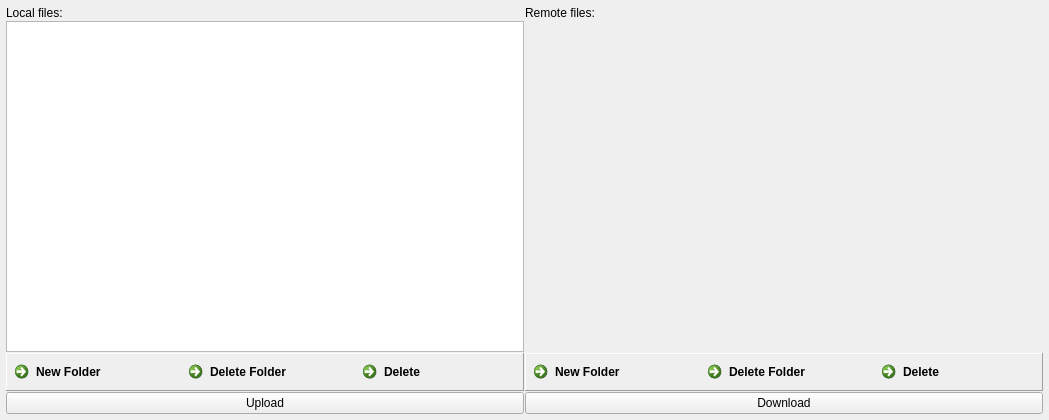
<?xml version="1.0" encoding="UTF-8"?>
<ui version="4.0">
 <comment>
********************************************************************************
**
** Copyright (c) 2017 The University of Notre Dame
** Copyright (c) 2017 The Regents of the University of California
**
** Redistribution and use in source and binary forms, with or without modification,
** are permitted provided that the following conditions are met:
**
** 1. Redistributions of source code must retain the above copyright notice, this 
** list of conditions and the following disclaimer.
**
** 2. Redistributions in binary form must reproduce the above copyright notice, this
** list of conditions and the following disclaimer in the documentation and/or other
** materials provided with the distribution.
**
** 3. Neither the name of the copyright holder nor the names of its contributors may
** be used to endorse or promote products derived from this software without specific
** prior written permission.
**
** THIS SOFTWARE IS PROVIDED BY THE COPYRIGHT HOLDERS AND CONTRIBUTORS &quot;AS IS&quot; AND ANY
** EXPRESS OR IMPLIED WARRANTIES, INCLUDING, BUT NOT LIMITED TO, THE IMPLIED WARRANTIES
** OF MERCHANTABILITY AND FITNESS FOR A PARTICULAR PURPOSE ARE DISCLAIMED. IN NO EVENT
** SHALL THE COPYRIGHT HOLDER OR CONTRIBUTORS BE LIABLE FOR ANY DIRECT, INDIRECT,
** INCIDENTAL, SPECIAL, EXEMPLARY, OR CONSEQUENTIAL DAMAGES (INCLUDING, BUT NOT LIMITED
** TO, PROCUREMENT OF SUBSTITUTE GOODS OR SERVICES; LOSS OF USE, DATA, OR PROFITS; OR
** BUSINESS INTERRUPTION) HOWEVER CAUSED AND ON ANY THEORY OF LIABILITY, WHETHER IN
** CONTRACT, STRICT LIABILITY, OR TORT (INCLUDING NEGLIGENCE OR OTHERWISE) ARISING
** IN ANY WAY OUT OF THE USE OF THIS SOFTWARE, EVEN IF ADVISED OF THE POSSIBILITY OF
** SUCH DAMAGE.
**
**********************************************************************************

// Contributors:
 </comment>
 <class>CWE_file_manager2</class>
 <widget class="QWidget" name="CWE_file_manager2">
  <property name="geometry">
   <rect>
    <x>0</x>
    <y>0</y>
    <width>630</width>
    <height>420</height>
   </rect>
  </property>
  <property name="windowTitle">
   <string>Form</string>
  </property>
  <layout class="QGridLayout" name="gridLayout">
   <property name="leftMargin">
    <number>6</number>
   </property>
   <property name="topMargin">
    <number>6</number>
   </property>
   <property name="rightMargin">
    <number>6</number>
   </property>
   <property name="bottomMargin">
    <number>6</number>
   </property>
   <property name="spacing">
    <number>1</number>
   </property>
   <item row="1" column="1">
    <widget class="RemoteFileTree" name="remoteTreeView" native="true">
     <property name="sizePolicy">
      <sizepolicy hsizetype="Expanding" vsizetype="Expanding">
       <horstretch>0</horstretch>
       <verstretch>3</verstretch>
      </sizepolicy>
     </property>
     <property name="contextMenuPolicy">
      <enum>Qt::CustomContextMenu</enum>
     </property>
    </widget>
   </item>
   <item row="0" column="0">
    <widget class="QLabel" name="label_3">
     <property name="sizePolicy">
      <sizepolicy hsizetype="Preferred" vsizetype="Fixed">
       <horstretch>0</horstretch>
       <verstretch>0</verstretch>
      </sizepolicy>
     </property>
     <property name="text">
      <string>Local files:</string>
     </property>
     <property name="alignment">
      <set>Qt::AlignLeading|Qt::AlignLeft|Qt::AlignVCenter</set>
     </property>
    </widget>
   </item>
   <item row="0" column="1">
    <widget class="QLabel" name="label_4">
     <property name="sizePolicy">
      <sizepolicy hsizetype="Preferred" vsizetype="Fixed">
       <horstretch>0</horstretch>
       <verstretch>0</verstretch>
      </sizepolicy>
     </property>
     <property name="text">
      <string>Remote files:</string>
     </property>
     <property name="alignment">
      <set>Qt::AlignLeading|Qt::AlignLeft|Qt::AlignVCenter</set>
     </property>
    </widget>
   </item>
   <item row="1" column="0">
    <widget class="QTreeView" name="localTreeView">
     <property name="sizePolicy">
      <sizepolicy hsizetype="Expanding" vsizetype="Expanding">
       <horstretch>0</horstretch>
       <verstretch>3</verstretch>
      </sizepolicy>
     </property>
     <property name="editTriggers">
      <set>QAbstractItemView::NoEditTriggers</set>
     </property>
    </widget>
   </item>
   <item row="2" column="0">
    <widget class="QFrame" name="local_panel">
     <property name="frameShape">
      <enum>QFrame::Panel</enum>
     </property>
     <property name="frameShadow">
      <enum>QFrame::Raised</enum>
     </property>
     <layout class="QGridLayout" name="gridLayout_2">
      <property name="leftMargin">
       <number>0</number>
      </property>
      <property name="topMargin">
       <number>0</number>
      </property>
      <property name="rightMargin">
       <number>0</number>
      </property>
      <property name="bottomMargin">
       <number>0</number>
      </property>
      <item row="0" column="0">
       <widget class="QCommandLinkButton" name="localButton_newFolder">
        <property name="text">
         <string>New Folder</string>
        </property>
        <property name="icon">
         <iconset resource="../cwe_resources.qrc">
          <normaloff>:/icons/folder.png</normaloff>:/icons/folder.png</iconset>
        </property>
       </widget>
      </item>
      <item row="0" column="1">
       <widget class="QCommandLinkButton" name="localButton_deleteFolder">
        <property name="text">
         <string>Delete Folder</string>
        </property>
        <property name="icon">
         <iconset resource="../cwe_resources.qrc">
          <normaloff>:/icons/burst.png</normaloff>:/icons/burst.png</iconset>
        </property>
       </widget>
      </item>
      <item row="0" column="2">
       <widget class="QCommandLinkButton" name="localButton_deleteFile">
        <property name="text">
         <string>Delete</string>
        </property>
        <property name="icon">
         <iconset resource="../cwe_resources.qrc">
          <normaloff>:/icons/bomb.png</normaloff>:/icons/bomb.png</iconset>
        </property>
       </widget>
      </item>
     </layout>
    </widget>
   </item>
   <item row="2" column="1">
    <widget class="QFrame" name="remote_panel">
     <property name="frameShape">
      <enum>QFrame::Panel</enum>
     </property>
     <property name="frameShadow">
      <enum>QFrame::Raised</enum>
     </property>
     <layout class="QGridLayout" name="gridLayout_3">
      <property name="leftMargin">
       <number>0</number>
      </property>
      <property name="topMargin">
       <number>0</number>
      </property>
      <property name="rightMargin">
       <number>0</number>
      </property>
      <property name="bottomMargin">
       <number>0</number>
      </property>
      <item row="0" column="4">
       <widget class="QCommandLinkButton" name="remoteButton_deleteFile">
        <property name="text">
         <string>Delete</string>
        </property>
        <property name="icon">
         <iconset resource="../cwe_resources.qrc">
          <normaloff>:/icons/bomb.png</normaloff>:/icons/bomb.png</iconset>
        </property>
       </widget>
      </item>
      <item row="0" column="2">
       <widget class="QCommandLinkButton" name="remoteButton_newFolder">
        <property name="text">
         <string>New Folder</string>
        </property>
        <property name="icon">
         <iconset resource="../cwe_resources.qrc">
          <normaloff>:/icons/folder.png</normaloff>:/icons/folder.png</iconset>
        </property>
       </widget>
      </item>
      <item row="0" column="3">
       <widget class="QCommandLinkButton" name="remoteButton_deleteFolder">
        <property name="text">
         <string>Delete Folder</string>
        </property>
        <property name="icon">
         <iconset resource="../cwe_resources.qrc">
          <normaloff>:/icons/burst.png</normaloff>:/icons/burst.png</iconset>
        </property>
       </widget>
      </item>
     </layout>
    </widget>
   </item>
   <item row="3" column="1">
    <widget class="QPushButton" name="pb_download">
     <property name="sizePolicy">
      <sizepolicy hsizetype="Preferred" vsizetype="Preferred">
       <horstretch>0</horstretch>
       <verstretch>0</verstretch>
      </sizepolicy>
     </property>
     <property name="minimumSize">
      <size>
       <width>100</width>
       <height>0</height>
      </size>
     </property>
     <property name="maximumSize">
      <size>
       <width>16777215</width>
       <height>50</height>
      </size>
     </property>
     <property name="text">
      <string>Download</string>
     </property>
     <property name="icon">
      <iconset resource="../cwe_resources.qrc">
       <normaloff>:/icons/left.png</normaloff>:/icons/left.png</iconset>
     </property>
    </widget>
   </item>
   <item row="3" column="0">
    <widget class="QPushButton" name="pb_upload">
     <property name="sizePolicy">
      <sizepolicy hsizetype="Preferred" vsizetype="Preferred">
       <horstretch>0</horstretch>
       <verstretch>0</verstretch>
      </sizepolicy>
     </property>
     <property name="minimumSize">
      <size>
       <width>100</width>
       <height>0</height>
      </size>
     </property>
     <property name="maximumSize">
      <size>
       <width>16777215</width>
       <height>50</height>
      </size>
     </property>
     <property name="baseSize">
      <size>
       <width>0</width>
       <height>0</height>
      </size>
     </property>
     <property name="text">
      <string>Upload</string>
     </property>
     <property name="icon">
      <iconset resource="../cwe_resources.qrc">
       <normaloff>:/icons/right.png</normaloff>:/icons/right.png</iconset>
     </property>
    </widget>
   </item>
  </layout>
  <action name="actionlocal_new_folder">
   <property name="icon">
    <iconset resource="../cwe_resources.qrc">
     <normaloff>:/icons/folder.png</normaloff>:/icons/folder.png</iconset>
   </property>
   <property name="text">
    <string>local_new_folder</string>
   </property>
   <property name="toolTip">
    <string>create a new folder</string>
   </property>
  </action>
 </widget>
 <customwidgets>
  <customwidget>
   <class>RemoteFileTree</class>
   <extends>QWidget</extends>
   <header>../AgaveExplorer/remoteFileOps/remotefiletree.h</header>
   <container>1</container>
  </customwidget>
 </customwidgets>
 <resources>
  <include location="../cwe_resources.qrc"/>
 </resources>
 <connections/>
</ui>
